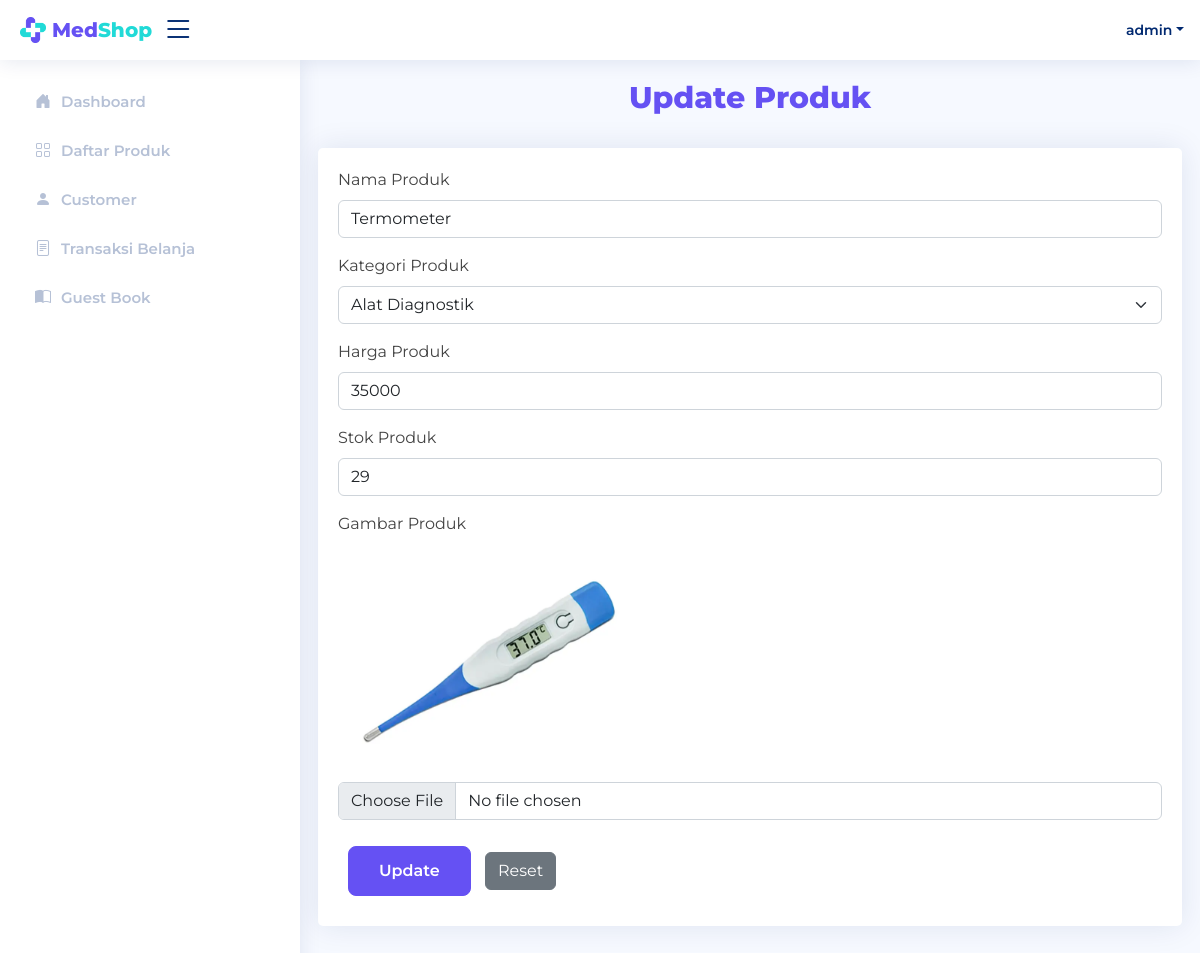
The page /admin/admin_edit_produk.php?id=PRD-1746188538 (signed in) on the database its author committed.
### tables this page shows
CREATE TABLE `produk` (
  `idProduk` varchar(255) NOT NULL,
  `namaProduk` varchar(255) NOT NULL,
  `kategoriProduk` varchar(255) NOT NULL,
  `hargaProduk` int(11) NOT NULL,
  `stokProduk` int(11) NOT NULL,
  `gambarProduk` varchar(255) NOT NULL
);

### connect.php (called while the page is built, shortened)
<?php
$connect = mysqli_connect("localhost", "root", "", "medshop");
function query($query)
{
    global $connect;
    $result = mysqli_query($connect, $query);
    $rows = [];
    while ($row = mysqli_fetch_assoc($result)) {
        $rows[] = $row;
    }
    return $rows;
}

### admin/admin_edit_produk.php (the view, shortened to what this page needs)
<?php
require 'header_admin.php';
require 'sidebar_admin.php';
$idProduk = $_GET["id"];
$produk = query("SELECT * FROM produk WHERE idProduk = '$idProduk'")[0];
$kategori = array(
    "Alat Diagnostik",
    "Alat Bantu Pernapasan",
    "Alat Tes Pribadi",
    "Peralatan Emergency",
    "Lain-lain"
);
?>
<main id="main" class="main">
    <div class="pagetitle ">
        <h1 class="text-center">Update Produk</h1>
    </div>
    <section class="section">
        <div class="row">
            <div class="card card-body">
                <form class="row g-3" method="post" enctype="multipart/form-data">
                    <div class="col-12">
                        <label for="namaProduk" class="form-label">Nama Produk</label>
                        <input type="text" class="form-control" id="namaProduk" name="namaProduk" required value="<?= $produk["namaProduk"]; ?>">
                    </div>
                    <div class="col-12">
                        <label for="kategoriProduk" class="form-label">Kategori Produk</label>
                        <select class="form-select" id="kategoriProduk" name="kategoriProduk" required>
                            <?php foreach ($kategori as $k) : ?>
                                <?php if ($k == $produk["kategoriProduk"]) : ?>
                                    <option value="<?= $k; ?>" selected><?= $k; ?></option>
                                <?php else : ?>
                                    <option value="<?= $k; ?>"><?= $k; ?></option>
                                <?php endif; ?>
                            <?php endforeach; ?>
                        </select>
                    </div>
                    <div class="col-12">
                        <label for="hargaProduk" class="form-label">Harga Produk</label>
                        <input type="number" class="form-control" id="hargaProduk" name="hargaProduk" required value="<?= $produk["hargaProduk"]; ?>">
                    </div>
                    <div class="col-12">
                        <label for="stokProduk" class="form-label">Stok Produk</label>
                        <input type="number" class="form-control" id="stokProduk" name="stokProduk" required value="<?= $produk["stokProduk"]; ?>">
                    </div>
                    <div class="col-12">
                        <label for="gambarProduk" class="form-label">Gambar Produk</label><br>
                        <img src="../img/<?= $produk["gambarProduk"]; ?>" width="300" class="mb-2"><br>
                        <input type="file" class="form-control" id="gambarProduk" name="gambarProduk">
                    </div>
                    <div class="col-lg-6">
                        <button type="submit" class="btn btn-primary" name="submit">Update</button>
                        <button type="reset" class="btn btn-secondary">Reset</button>
                    </div>
                </form>
            </div>
        </div>
    </section>
</main>

### assets/css/style.css (style rules this page uses)
:root { scroll-behavior: smooth; --primary: #6551f3; --secondary: #21dad7; }
body { font-family: "Montserrat", sans-serif; background: #f6f9ff; color: #444444; }
h1, h2, h3, h4, h5, h6 { font-family: "Montserrat", sans-serif; }
#main { margin-top: 60px; padding: 20px 30px; transition: all 0.3s; }
.pagetitle { margin-bottom: 10px; }
.pagetitle h1 { font-size: 30px; margin-bottom: 2rem; font-weight: 800; color: var(--primary); }
.card { margin-bottom: 30px; border: none; border-radius: 5px; box-shadow: 0px 0 30px rgba(1, 41, 112, 0.1); }
.card-body { padding: 20px; }
.btn-primary { padding: 12px 30px; margin: 10px; font-weight: 600; color: #fff; background-color: var(--primary); border-color: var(--primary); border-radius: 0.5rem; }
@media (min-width: 1200px) { #main, #footer { margin-left: 300px; } }

### rows shown on the page
produk: namaProduk "Termometer", kategoriProduk "Alat Diagnostik", hargaProduk "35000", stokProduk "29", gambarProduk (picture)

### other values the page prints
$userLogin "admin"
